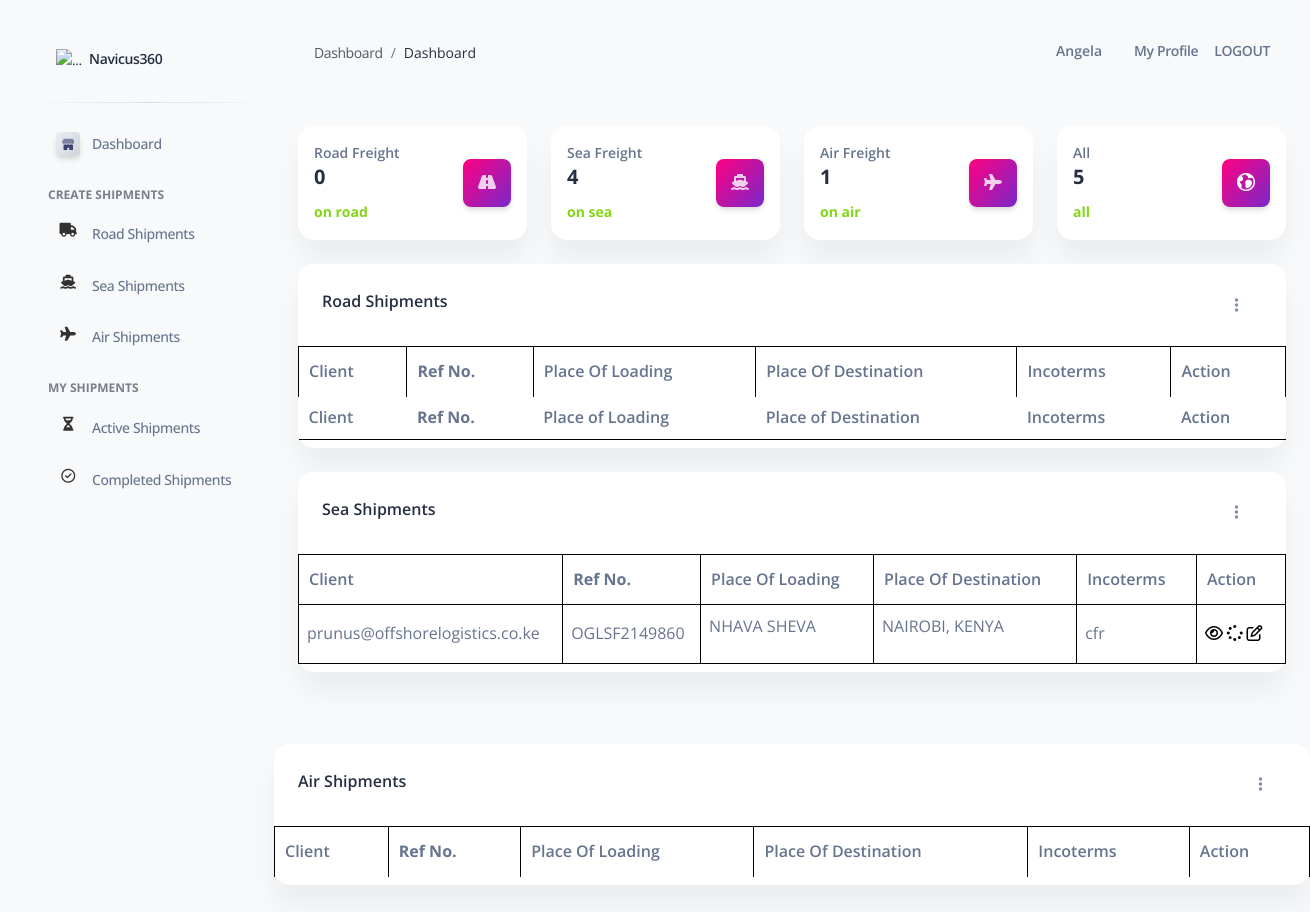
Before: /keyuser/ (signed in) with the older database file.
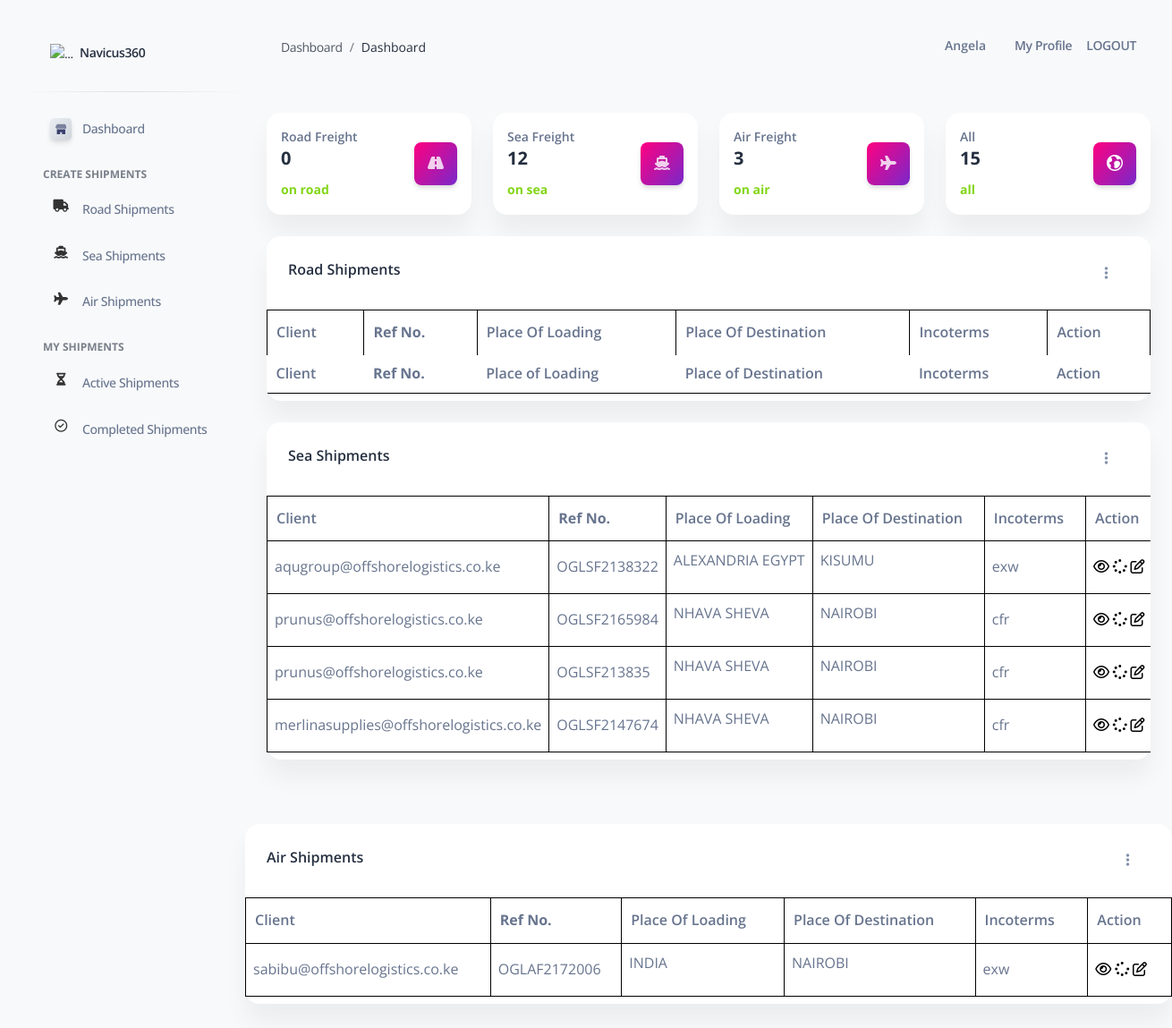
After: the same page with the newer database file.
### accounts/models.py (models this page shows, shortened)
class Account(AbstractBaseUser, PermissionsMixin):
	email = models.EmailField(_('Email address'), unique=True)
	firstname = models.CharField(max_length=200)
	lastname = models.CharField(max_length=200)
	company = models.CharField(max_length=1000)
	address = models.CharField(max_length=200,blank=True)
	start_date = models.DateField(default=timezone.now)
	is_staff = models.BooleanField(default=False)
	is_active = models.BooleanField(default=False)
	objects = CustomAccountManager()
	USERNAME_FIELD = 'email'
	REQUIRED_FIELDS = ['firstname', 'lastname',]

### shipments/models.py (models this page shows, shortened)
class SeaFreightShip(models.Model):
    staff = models.ForeignKey(Account,
                            on_delete=models.CASCADE,
                            related_name='staff_user_sea')
    owner = models.CharField(max_length = 1000)
    refno = models.CharField(max_length = 1000)
    son = models.CharField(max_length = 1000)
    consignee = models.CharField(max_length = 1000)
    billofnumber = models.CharField(max_length=1000)
    customerref = models.CharField(max_length=1000, default='000')
    shippingline = models.CharField(max_length=1000, default='000')
    incoterms = models.CharField(max_length=1000)
    cargo_description = models.CharField(max_length=2000)
    placeofloading = models.CharField(max_length=2000)
    placeofdelivery= models.CharField(max_length=2000)
    containersize = models.CharField(blank=True,max_length=2000)
    unitsize = models.IntegerField()
    unittype = models.CharField(max_length=100)
    current_etd = models.CharField(max_length=100, null=True, blank=True)
    current_eta = models.CharField(max_length=100, null=True, blank=True)
    current_sailingstatus = models.CharField(max_length=100, null=True, blank=True)
    shippingstatus = models.CharField(max_length=100, null=True, blank=True, default='in-progress')

class AirFreightShip(models.Model):
    staff = models.ForeignKey(Account,
                            on_delete=models.CASCADE,
                            related_name='staff_user_air')
    owner = models.CharField(max_length = 1000)
    refno = models.CharField(max_length = 1000)
    son = models.CharField(max_length = 1000)
    consignee = models.CharField(max_length = 1000)
    customerref = models.CharField(max_length=1000, default='000')
    shippingline = models.CharField(max_length=1000, default='000')
    billofnumber = models.CharField(max_length=1000)
    incoterms = models.CharField(max_length=1000)
    cargo_description = models.CharField(max_length=2000)
    placeofloading = models.CharField(max_length=2000)
    placeofdelivery= models.CharField(max_length=2000)
    weight = models.CharField(max_length=2000)
    packagesno = models.IntegerField()
    current_etd = models.CharField(max_length=100, null=True, blank=True)
    current_eta = models.CharField(max_length=100, null=True, blank=True)
    current_sailingstatus = models.CharField(max_length=100, null=True, blank=True)
    shippingstatus = models.CharField(max_length=100, null=True, blank=True, default='in-progress')

### keyuser/views.py (the view)
# urls.py: path('',home ,name='client_home'),
@login_required
@user_passes_test(not_in_oglstaff_group,login_url='/client/')
def home(request):
    roadfreight = RoadFreightShip.objects.filter( staff= request.user)
    seafreight = SeaFreightShip.objects.filter( staff= request.user)
    airfreight = AirFreightShip.objects.filter( staff= request.user)
    rno = len(roadfreight)
    sno = len(seafreight)
    airno = len(airfreight)
    allno = rno+sno+airno
    return render(request,"index_fielduser.html",{"group":"staff","context":roadfreight,"context2":seafreight,"context3":airfreight,"rno":rno,"airno":airno,"sno":sno,"allno":allno,"sidebar":"true"})

### fielduser/templates/index_fielduser.html (shortened to what this page needs)
{% extends "base.html" %}
{% load static %}
{% load crispy_forms_tags %}
{% block content %}
<div class="container-fluid py-4">
  <div class="row mt-4">
    <div class="col-xl-3 col-sm-6 mb-xl-0 mb-4">
      <div class="card">
        <div class="card-body p-3">
          <div class="row">
            <div class="col-7">
              <div class="numbers">
                <p class="text-sm mb-0 text-capitalize font-weight-bold">Road Freight</p>
                <h5 class="font-weight-bolder">{{rno}}</h5>
                <span class="text-success text-sm font-weight-bolder">on road</span>
              </div>
            </div>
            <div class="col-5 text-end my-auto">
              <div class="icon icon-shape bg-gradient-primary shadow text-center border-radius-md">
                <i class="fa fa-road"></i>
              </div>
            </div>
          </div>
        </div>
      </div>
    </div>
    <div class="col-xl-3 col-sm-6 mb-xl-0 mb-4">
      <div class="card">
        <div class="card-body p-3">
          <div class="row">
            <div class="col-7">
              <div class="numbers">
                <p class="text-sm mb-0 text-capitalize font-weight-bold">Sea Freight</p>
                <h5 class="font-weight-bolder">{{sno}}</h5>
                <span class="text-success text-sm font-weight-bolder">on sea</span>
              </div>
            </div>
            <div class="col-5 text-end my-auto">
              <div class="icon icon-shape bg-gradient-primary shadow text-center border-radius-md">
                <i class="fa fa-ship"></i>
              </div>
            </div>
          </div>
        </div>
      </div>
    </div>
    <div class="col-xl-3 col-sm-6 mb-xl-0 mb-4">
      <div class="card">
        <div class="card-body p-3">
          <div class="row">
            <div class="col-7">
              <div class="numbers">
                <p class="text-sm mb-0 text-capitalize font-weight-bold">Air Freight</p>
                <h5 class="font-weight-bolder">{{airno}}</h5>
                <span class="text-success text-sm font-weight-bolder">on air</span>
              </div>
            </div>
            <div class="col-5 text-end my-auto">
              <div class="icon icon-shape bg-gradient-primary shadow text-center border-radius-md">
                <i class="fa fa-plane"></i>
              </div>
            </div>
          </div>
        </div>
      </div>
    </div>
    <div class="col-xl-3 col-sm-6">
      <div class="card">
        <div class="card-body p-3">
          <div class="row">
            <div class="col-7">
              <div class="numbers">
                <p class="text-sm mb-0 text-capitalize font-weight-bold">All</p>
                <h5 class="font-weight-bolder">{{allno}}</h5>
                <span class="text-success text-sm font-weight-bolder">all</span>
              </div>
            </div>
            <div class="col-5 text-end my-auto">
              <div class="icon icon-shape bg-gradient-primary shadow text-center border-radius-md">
                <i class="ni ni-world text-lg opacity-10" aria-hidden="true" aria-hidden="true"></i>
              </div>
            </div>
          </div>
        </div>
      </div>
    </div>
  </div>
  <div class="row my-4">
    <div class="col-sm-12">
      <div class="card">
        <div class="card-header pb-0">
          <div class="row">
            <div class="col-lg-6 col-7">
              <h6>Road Shipments</h6>
            </div>
            <div class="col-lg-6 col-5 my-auto text-end">
              <div class="dropdown float-lg-end pe-4">
                <a class="cursor-pointer" id="dropdownTable" data-bs-toggle="dropdown" aria-expanded="false">
                  <i class="fa fa-ellipsis-v text-secondary"></i>
                </a>
              </div>
            </div>
          </div>
        </div>
        <div class="card-body px-0 pb-2">
          <div class="table-responsive">
            <table class="table align-items-center mb-0" id="roadtable">
              <thead>
                <tr>
                    <th>Client</th>
                    <th><b>Ref No.</th>
                    <th>Place of Loading</th>
                    <th>Place of Destination</th>
                    <th>Incoterms</th>
                    <th>Action</b></th>
                </tr>
            </thead>
            <tfoot>
              <tr>
                <th>Client</th>
                <th><b>Ref No.</b></th>
                <th>Place of Loading</th>
                <th>Place of Destination</th>
                <th>Incoterms</th>
                <th>Action</b></th>
              </tr>
          </tfoot>
            </table>
          </div>
        </div>
      </div>
    </div>
  </div>
  <div class="row my-4">
    <div class="col-sm-12">
      <div class="card">
        <div class="card-header pb-0">
          <div class="row">
            <div class="col-lg-6 col-7">
              <h6>Sea Shipments</h6>
            </div>
            <div class="col-lg-6 col-5 my-auto text-end">
              <div class="dropdown float-lg-end pe-4">
                <a class="cursor-pointer" id="dropdownTable" data-bs-toggle="dropdown" aria-expanded="false">
                  <i class="fa fa-ellipsis-v text-secondary"></i>
                </a>
              </div>
            </div>
          </div>
        </div>
        <div class="card-body px-0 pb-2">
          <div class="table-responsive">
            <table class="table align-items-center mb-0" id="seatable">
              <thead>
                <tr>
                  <th>Client</th>
                    <th><b>Ref No.</th>
                    <th>Place of Loading</th>
                    <th>Place of Destination</th>
                    <th>Incoterms</th>
                    <th>Action</b></th>
                </tr>
            </thead>
            <tbody>
              {% for item in context2 %}
              {% if item.shippingstatus != 'Completed' %}
              <tr>
                <td>
                  {{ item.owner }}
                  </td>
                <td>
                {{ item.refno }}
                </td>
                <td>
                {{item.placeofloading|wordwrap:25|linebreaks}}
                </td>
                <td>
                {{item.placeofdelivery|wordwrap:25|linebreaks}}
                </td>
                <td>
                  {{item.incoterms}}
                </td>
                <td><a href="view2/{{item.id}}/{{item.refno}}/"><i class="fa fa-eye"></i></a>
                  <a href="edit2/{{item.id}}/{{item.refno}}/"><i class="fa fa-spinner"></i></a>
                  <a href="{% url 'fielduser:editshipment' item.id item.refno %}"><i class="fa fa-edit"></i></a>
                </td>
              </tr>
              {% endif %}
              {% endfor %}
            </tbody>
            </table>
          </div>
        </div>
      </div>
    </div>
    </div>
  </div>
  <div class="row my-4">
    <div class="col-sm-12">
      <div class="card">
        <div class="card-header pb-0">
          <div class="row">
            <div class="col-lg-6 col-7">
              <h6>Air Shipments</h6>
            </div>
            <div class="col-lg-6 col-5 my-auto text-end">
              <div class="dropdown float-lg-end pe-4">
                <a class="cursor-pointer" id="dropdownTable" data-bs-toggle="dropdown" aria-expanded="false">
                  <i class="fa fa-ellipsis-v text-secondary"></i>
                </a>
              </div>
            </div>
          </div>
        </div>
        <div class="card-body px-0 pb-2">
          <div class="table-responsive">
            <table class="table align-items-center mb-0 id" id="airtable">
              <thead>
                <tr>
                  <th>Client</th>
                    <th><b>Ref No.</th>
                    <th>Place of Loading</th>
                    <th>Place of Destination</th>
                    <th>Incoterms</th>
                    <th>Action</b></th>
                </tr>
            </thead>
            <tbody>
              {% for item in context3 %}
              {% if item.shippingstatus != 'Completed' %}
              <tr>
                <td>
                  {{ item.owner }}
                </td>
                <td>
                {{ item.refno }}
                </td>
                <td>
                {{item.placeofloading|wordwrap:25|linebreaks}}
                </td>
                <td>
                {{item.placeofdelivery|wordwrap:25|linebreaks}}
                </td>
                <td>
                  {{item.incoterms}}
                </td>
                <td><a href="view3/{{item.id}}/{{item.refno}}/"><i class="fa fa-eye"></i></a>
                  <a href="edit3/{{item.id}}/{{item.refno}}/"><i class="fa fa-spinner"></i></a>
                  <a href="{% url 'fielduser:editshipment' item.id item.refno %}"><i class="fa fa-edit"></i></a>
                </td>
              </tr>
              {% endif %}
              {% endfor %}
            </tbody>
            </table>
          </div>
        </div>
      </div>
    </div>
  </div>
{% endblock content %}

### templates/includes/navigation.html (shortened to what this page needs)
  <nav class="navbar navbar-main navbar-expand-lg px-0 mx-4 shadow-none border-radius-xl" id="navbarBlur" navbar-scroll="true">
    <div class="container-fluid px-3">
        <nav aria-label="breadcrumb">
          <ol class="breadcrumb bg-transparent mb-0 pb-1 px-0 me-sm-6 me-12">
            <li class="breadcrumb-item"><a class="opacity-8 text-dark" href="javascript:;">Dashboard</a></li>
            <li class="breadcrumb-item text-dark active" aria-current="page">
              Dashboard
            </li>
          </ol>
        </nav>
        <div class="ms-md-auto ps-md-3 d-flex align-items-center">
          <div class="border-radius-lg d-flex">
            <span class="nav-link text-body font-weight-bold"> {{request.user.firstname}}</span>
          </div>
          <div class="border-radius-lg d-flex">
            <a class="nav-link text-body font-weight-bold" href="/profile/">My Profile</a>
          </div>
          <li class="nav-item d-flex align-items-center">
            <a href="{% url 'logout' %}"
               class="nav-link text-body text-uppercase font-weight-bold px-0">
              Logout
            </a>
          </li>
        </div>
    </div>
  </nav>

Changed rows visible on the page:
no longer on this page (row edited): SeaFreightShip: owner "prunus@offshorelogistics.co.ke", refno "OGLSF2149860", placeofloading "NHAVA SHEVA", placeofdelivery "NAIROBI, KENYA", incoterms "cfr"
added SeaFreightShip: owner "aqugroup@offshorelogistics.co.ke", refno "OGLSF2138322", placeofloading "ALEXANDRIA EGYPT", placeofdelivery "KISUMU", incoterms "exw"
added SeaFreightShip: owner "prunus@offshorelogistics.co.ke", refno "OGLSF2165984", placeofloading "NHAVA SHEVA", placeofdelivery "NAIROBI", incoterms "cfr"
added SeaFreightShip: owner "prunus@offshorelogistics.co.ke", refno "OGLSF213835", placeofloading "NHAVA SHEVA", placeofdelivery "NAIROBI", incoterms "cfr"
added SeaFreightShip: owner "merlinasupplies@offshorelogistics.co.ke", refno "OGLSF2147674", placeofloading "NHAVA SHEVA", placeofdelivery "NAIROBI", incoterms "cfr"
added AirFreightShip: owner "sabibu@offshorelogistics.co.ke", refno "OGLAF2172006", placeofloading "INDIA", placeofdelivery "NAIROBI", incoterms "exw"
Other visible differences:
{{ sno }}: "4" → "12"
{{ airno }}: "1" → "3"
{{ allno }}: "5" → "15"
